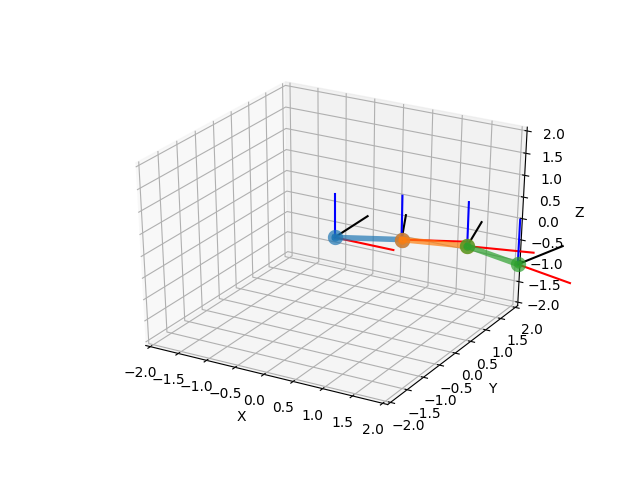

Write Python code to recreate this figure.
#!/usr/bin/python

import frames
import numpy as np
import sympy as sp
import matplotlib.pyplot as plt
from IPython.display import display


class Link(frames.Frame):
    def __init__(self, lid, d, theta, r, alpha):
        self.lid = lid
        self._dh = (d, theta, r, alpha)
        t = "transl(.0,.0,%s)*rotz(%s)*transl(%s,.0,.0)*rotx(%s)"%(
          str(d),str(theta),str(r),str(alpha))
        super(Link, self).__init__(lid, transf=t)
  
    def _post_attach(self, parent):
        if isinstance(parent, Link):
            self._parseTransf()


class MultiLink(object):
    def __init__(self):
        self.tt = frames.TransformationTree()
        self.links = []
        self.eff = sp.Matrix([0,0,0,1]) # End effector
        self.H = None
        self.J = None
        self.H_eff = None
        self._boundSym = {}

    def compose(self, *kargs):
        self.H = self.tt.compose()
        self.H_eff = self.H*self.eff
        symbols = [frames.SYMB(s) for s in kargs]
        if symbols:
          self.J = self.H_eff.jacobian(symbols)

    def addLink(self, dhpars):
        p = self.tt.root
        if self.links: p=self.links[-1]
        l = Link("l%d"%len(self.links), *dhpars)
        l.parent = p
        self.links.append(l)
        return l

    def plotLinks(self, verbose=True, use3D=True):
      # First draw all the reference systems:
      ax = self.tt.plotFrames(Q=self._boundSym, use3D=use3D)

      # Now draw all the links
      for i,link in enumerate(self.links):
        # For each link, recalculate the old and the new origin
        O_a = self.tt.Hs[i].subs(self._boundSym) * frames.Oo
        O_b = self.tt.Hs[i+1].subs(self._boundSym) * frames.Oo
        # Now connect them
        if use3D:
          ax.plot( [O_b[0], O_a[0]], [O_b[1], O_a[1]], [O_b[2], O_a[2]], 
            'o-', lw=4, mew=5, alpha=0.7)
        else:
          ax.plot( [O_b[0], O_a[0]], [O_b[2], O_a[2]], 
            'o-', lw=4, mew=5, alpha=0.7)

    def bindSymbols(self, syms):
      self._boundSym = syms
      
    def getJacobian(self):
      return self.J.subs(self._boundSym)

    def _IKoptimize(self, target_frame, starting_nodes_angles, chain, regularization_parameter=None, max_iter=None):
      """Computes the inverse kinematic on the specified target with an optimization method

      :param numpy.array target: The desired target.
      :param numpy.array starting_nodes_angles: The initial pose of your chain.
      :param float regularization_parameter: The coefficient of the regularization.
      :param int max_iter: Maximum number of iterations for the optimisation algorithm.
      """    
      import scipy.optimize

      # Only get the position
      target = target_frame[:3, 3]

      if starting_nodes_angles is None:
          raise ValueError("starting_nodes_angles must be specified")

      # Compute squared distance to target
      def optimize_target(x):
        # y = np.append(starting_nodes_angles[:chain.first_active_joint], x)
        y = chain.active_to_full(x, starting_nodes_angles)
        squared_distance = np.linalg.norm(chain.forward_kinematics(y)[:3, -1] - target)
        return squared_distance

      # If a regularization is selected
      if regularization_parameter is not None:
        def optimize_total(x):
          regularization = np.linalg.norm(x - starting_nodes_angles[chain.first_active_joint:])
          return optimize_target(x) + regularization_parameter * regularization
      else:
        def optimize_total(x):
          return optimize_target(x)

      # Compute bounds
      real_bounds = [link.bounds for link in chain.links]
      # real_bounds = real_bounds[chain.first_active_joint:]
      real_bounds = chain.active_from_full(real_bounds)

      options = {}
      # Manage iterations maximum
      if max_iter is not None:
        options["maxiter"] = max_iter

      # Use L-BFGS-B optimization
      res = scipy.optimize.minimize(optimize_total, chain.active_from_full(starting_nodes_angles), method='L-BFGS-B', bounds=real_bounds, options=options)

      print ("Inverse kinematic optimisation OK, done in {} iterations".format(res.nit))

      return(chain.active_to_full(res.x, starting_nodes_angles))    

    def positionToJoints(self, x,y,z, method="dummy"):
      """ This is the inverse kinematic """
      if method=="dummy":
        a,b,g = .0,.0,.0
      elif method  == "jinv":
        a,b,g = .0,.0,.0      
      elif method  == "optim":
        a,b,g = self._IKoptimize( (x,y,z) )      
      return a,b,g

    def jointsToPosition(self, *kargs, **kwargs):
      """ This is the direct kinematic """
      return self.H_eff.subs(self._boundSym)

    def isReachable(self, x,y,z):
      """ TODO: Tests if the point is inside the circle made by the arm"""
      return True
      
    def fromDH(self, pars):
      d = pars["d"]
      theta = pars["theta"]
      r = pars["r"]
      alpha = pars["alpha"]
      _p = zip(d,theta,r,alpha)
      for i, v in enumerate(_p):
        print self.addLink(v)
    
if __name__ == '__main__':
  from sympy import init_printing, pprint
  init_printing() 

  l1 = 1.0; a1 = 25.0
  l2 = 1.0; a2 = -10.0
  l3 = 1.0; a3 = -30.0
  arm = MultiLink()
  _dh1 = (.0,a1,l1,.0)
  _dh2 = (.0,a2,l2,.0)
  _dh3 = (.0,a3,l3,.0)    
  link1 = arm.addLink(_dh1)
  link2 = arm.addLink(_dh2)
  link3 = arm.addLink(_dh3)
  print arm.tt
  
  arm.compose()

  arm.plotLinks()
  
  plt.savefig("links.png")
  
  arm3 = MultiLink()
  _dh = {"d":[.0,.0,.0],
      "theta":[a1,a2,a3],
      "r":[l1,l2,l3],
      "alpha":[.0,.0,.0]}

  arm3.fromDH(_dh)
  print arm3.tt
  
  arm3.compose()

  arm3.plotLinks()
  
  plt.savefig("links2.png")

  arm2 = MultiLink()
  _dh1 = (.0,"s:alpha","s:L1",.0)
  _dh2 = (.0,"s:beta","s:L2",.0)
  a2l1 = arm2.addLink(_dh1)
  a2l2 = arm2.addLink(_dh2)
  print arm2.tt
  arm2.compose("alpha","beta")
  arm2.bindSymbols({frames.SYMB("alpha"):2.0,frames.SYMB("beta"):22.0,
                    frames.SYMB("L1"):1.0,frames.SYMB("L2"):1.0
                    })

  arm2.plotLinks(verbose=False)

  print arm2.jointsToPosition(alpha=45.0, 
      beta=-10, 
      L1=1.0, 
      L2=1.0)

  #print arm2.tt
  #print arm2.H_eff 
  Js = arm2.getJacobian()
  display(Js)
  display(arm2.J)
  #print arm2.J
  #print Js.evalf()






